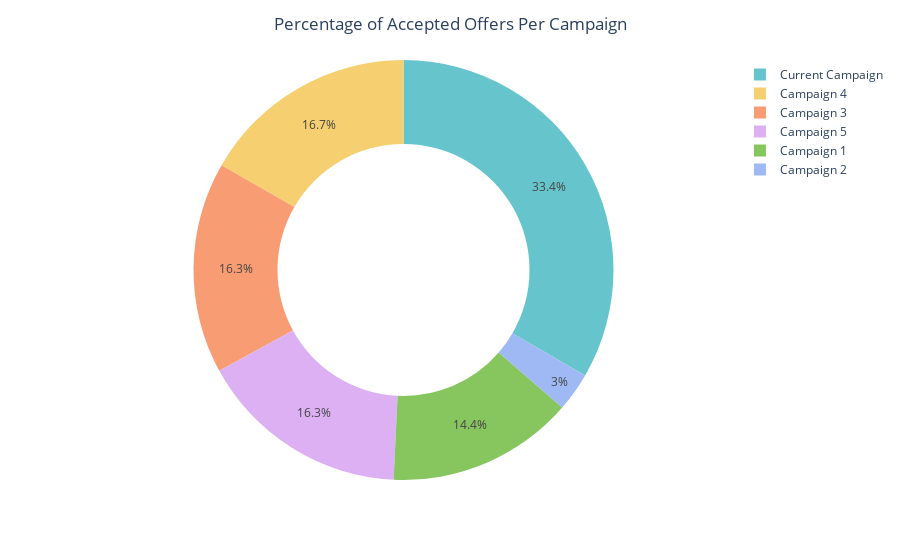

Source (notebook cell):
### Markdown cell above
### 3.3.3 What is the percentage of accepted offers by campaign from all accepted offers? <a class="anchor" id="eda_promotion_3"></a>

### Code cell
aCmp = df[['AcceptedCmp1', 'AcceptedCmp2', 'AcceptedCmp3', 'AcceptedCmp4',
           'AcceptedCmp5', 'Response']].sum(axis=0)
names = ['Campaign 1','Campaign 2','Campaign 3','Campaign 4','Campaign 5','Current Campaign']

fig = px.pie(values=aCmp.values, names=names, hole=0.6,
             color_discrete_sequence=px.colors.qualitative.Pastel)
fig.update_layout(title_text='Percentage of Accepted Offers Per Campaign', title_x=0.5)

### Figure 1 — Plotly figure (JSON) as saved in the notebook; plotly's stock layout.template omitted (floating-point values rounded to 4 significant figures)
{"data": [{"domain": {"x": [0, 1], "y": [0, 1]}, "hole": 0.6, "hovertemplate": "label=%{label}<br>value=%{value}<extra></extra>", "labels": ["Campaign 1", "Campaign 2", "Campaign 3", "Campaign 4", "Campaign 5", "Current Campaign"], "legendgroup": "", "name": "", "showlegend": true, "type": "pie", "values": [144, 30, 163, 167, 163, 334]}], "layout": {"legend": {"tracegroupgap": 0}, "margin": {"t": 60}, "piecolorway": ["rgb(102, 197, 204)", "rgb(246, 207, 113)", "rgb(248, 156, 116)", "rgb(220, 176, 242)", "rgb(135, 197, 95)", "rgb(158, 185, 243)", "rgb(254, 136, 177)", "rgb(201, 219, 116)", "rgb(139, 224, 164)", "rgb(180, 151, 231)", "rgb(179, 179, 179)"], "title": {"text": "Percentage of Accepted Offers Per Campaign", "x": 0.5}}}
